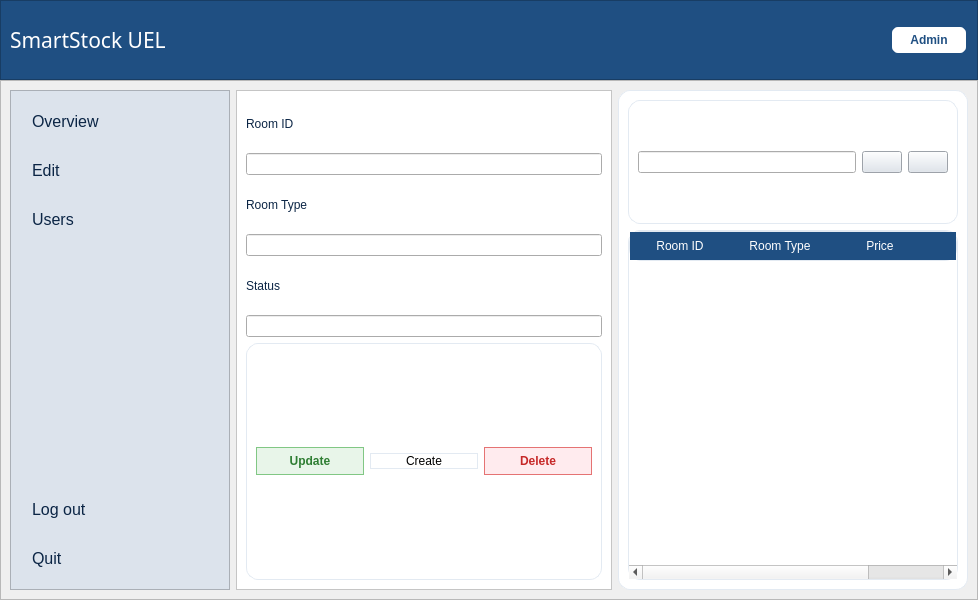
<?xml version="1.0" encoding="UTF-8"?>
<ui version="4.0">
 <class>MainWindow</class>
 <widget class="QMainWindow" name="MainWindow">
  <property name="geometry">
   <rect>
    <x>0</x>
    <y>0</y>
    <width>978</width>
    <height>600</height>
   </rect>
  </property>
  <property name="windowTitle">
   <string>MainWindow</string>
  </property>
  <widget class="QWidget" name="centralwidget">
   <layout class="QVBoxLayout" name="verticalLayout_2">
    <property name="spacing">
     <number>0</number>
    </property>
    <property name="leftMargin">
     <number>0</number>
    </property>
    <property name="topMargin">
     <number>0</number>
    </property>
    <property name="rightMargin">
     <number>0</number>
    </property>
    <property name="bottomMargin">
     <number>0</number>
    </property>
    <item>
     <layout class="QVBoxLayout" name="verticalLayout">
      <item>
       <widget class="QFrame" name="frame">
        <property name="minimumSize">
         <size>
          <width>0</width>
          <height>80</height>
         </size>
        </property>
        <property name="maximumSize">
         <size>
          <width>16777215</width>
          <height>80</height>
         </size>
        </property>
        <property name="styleSheet">
         <string notr="true">background-color: #1f4f82;</string>
        </property>
        <property name="frameShape">
         <enum>QFrame::StyledPanel</enum>
        </property>
        <property name="frameShadow">
         <enum>QFrame::Raised</enum>
        </property>
        <layout class="QHBoxLayout" name="horizontalLayout_2">
         <item>
          <layout class="QHBoxLayout" name="horizontalLayout">
           <item>
            <widget class="QLabel" name="label_3">
             <property name="font">
              <font>
               <family>Baskerville Old Face</family>
               <pointsize>16</pointsize>
              </font>
             </property>
             <property name="styleSheet">
              <string notr="true">color: rgb(255, 255, 255);</string>
             </property>
             <property name="text">
              <string>SmartStock UEL</string>
             </property>
             <property name="alignment">
              <set>Qt::AlignLeading|Qt::AlignLeft|Qt::AlignVCenter</set>
             </property>
            </widget>
           </item>
          </layout>
         </item>
         <item>
          <spacer name="horizontalSpacer">
           <property name="orientation">
            <enum>Qt::Horizontal</enum>
           </property>
           <property name="sizeHint" stdset="0">
            <size>
             <width>40</width>
             <height>20</height>
            </size>
           </property>
          </spacer>
         </item>
         <item>
          <widget class="QPushButton" name="pushButtonAdmin">
           <property name="styleSheet">
            <string notr="true">QPushButton {
    background-color: white;
    color: #1F4F82;
    border: 1.5px solid #1F4F82;
    border-radius: 8px;
    padding: 6px 18px;
    font-weight: 600;
}

QPushButton:hover {
    background-color: #1F4F82;
    color: white;
}

QPushButton:pressed {
    background-color: #163B63;
    color: white;
}</string>
           </property>
           <property name="text">
            <string>Admin</string>
           </property>
           <property name="icon">
            <iconset>
             <normaloff>../img/admin.png</normaloff>../img/admin.png</iconset>
           </property>
          </widget>
         </item>
        </layout>
       </widget>
      </item>
      <item>
       <widget class="QFrame" name="frame_2">
        <property name="frameShape">
         <enum>QFrame::StyledPanel</enum>
        </property>
        <property name="frameShadow">
         <enum>QFrame::Raised</enum>
        </property>
        <layout class="QHBoxLayout" name="horizontalLayout_4">
         <item>
          <layout class="QHBoxLayout" name="horizontalLayout_3">
           <item>
            <widget class="QFrame" name="frame_3">
             <property name="minimumSize">
              <size>
               <width>220</width>
               <height>0</height>
              </size>
             </property>
             <property name="maximumSize">
              <size>
               <width>220</width>
               <height>16777215</height>
              </size>
             </property>
             <property name="styleSheet">
              <string notr="true">QFrame {
    background-color: #DCE3EC;
}

QPushButton {
    background-color: transparent;
    color: white;
    border: none;
    text-align: left;
    padding: 12px 20px;
    font-size: 14px;
}

QPushButton:hover {
    background-color: #1565C0;
    border-radius: 8px;
}

QPushButton:checked {
    background-color: #1E88E5;
    border-radius: 8px;
}</string>
             </property>
             <property name="frameShape">
              <enum>QFrame::StyledPanel</enum>
             </property>
             <property name="frameShadow">
              <enum>QFrame::Raised</enum>
             </property>
             <layout class="QVBoxLayout" name="verticalLayout_3">
              <item>
               <layout class="QVBoxLayout" name="verticalLayout_4">
                <item>
                 <widget class="QPushButton" name="pushButtonOverview">
                  <property name="styleSheet">
                   <string notr="true">QPushButton {
    background-color: transparent;
    color:#0B2545;
    text-align: left;
    padding: 12px;
    font-size: 16px;
    border: none}
QPushButton:hover {background-color: rgba(255,255,255,0.2)}</string>
                  </property>
                  <property name="text">
                   <string>Overview</string>
                  </property>
                  <property name="icon">
                   <iconset>
                    <normaloff>../img/overview.png</normaloff>../img/overview.png</iconset>
                  </property>
                 </widget>
                </item>
                <item>
                 <widget class="QPushButton" name="pushButtonEdit">
                  <property name="styleSheet">
                   <string notr="true">QPushButton {
    background-color: transparent;
    color: #0B2545;
    text-align: left;
    padding: 12px;
    font-size: 16px;
    border: none}
QPushButton:hover {background-color: rgba(255,255,255,0.2)}</string>
                  </property>
                  <property name="text">
                   <string>Edit</string>
                  </property>
                  <property name="icon">
                   <iconset>
                    <normaloff>../img/edit.png</normaloff>../img/edit.png</iconset>
                  </property>
                 </widget>
                </item>
                <item>
                 <widget class="QPushButton" name="pushButtonUsers">
                  <property name="styleSheet">
                   <string notr="true">QPushButton {
    background-color: transparent;
    color: #0B2545;
    text-align: left;
    padding: 12px;
    font-size: 16px;
    border: none}
QPushButton:hover {background-color: rgba(255,255,255,0.2)}</string>
                  </property>
                  <property name="text">
                   <string>Users</string>
                  </property>
                  <property name="icon">
                   <iconset>
                    <normaloff>../img/users.png</normaloff>../img/users.png</iconset>
                  </property>
                 </widget>
                </item>
                <item>
                 <spacer name="verticalSpacer">
                  <property name="orientation">
                   <enum>Qt::Vertical</enum>
                  </property>
                  <property name="sizeHint" stdset="0">
                   <size>
                    <width>20</width>
                    <height>40</height>
                   </size>
                  </property>
                 </spacer>
                </item>
                <item>
                 <widget class="QPushButton" name="pushButtonLogOut">
                  <property name="styleSheet">
                   <string notr="true">QPushButton {
    background-color: transparent;
    color: #0B2545;
    text-align: left;
    padding: 12px;
    font-size: 16px;
    border: none}
QPushButton:hover {background-color: rgba(255,255,255,0.2)}</string>
                  </property>
                  <property name="text">
                   <string>Log out</string>
                  </property>
                  <property name="icon">
                   <iconset>
                    <normaloff>../img/log out.png</normaloff>../img/log out.png</iconset>
                  </property>
                 </widget>
                </item>
                <item>
                 <widget class="QPushButton" name="pushButtonQuit">
                  <property name="styleSheet">
                   <string notr="true">QPushButton {
    background-color: transparent;
    color: #0B2545;
    text-align: left;
    padding: 12px;
    font-size: 16px;
    border: none}
QPushButton:hover {background-color: rgba(255,255,255,0.2)}</string>
                  </property>
                  <property name="text">
                   <string>Quit</string>
                  </property>
                  <property name="icon">
                   <iconset>
                    <normaloff>../img/quit.png</normaloff>../img/quit.png</iconset>
                  </property>
                 </widget>
                </item>
               </layout>
              </item>
             </layout>
            </widget>
           </item>
           <item>
            <widget class="QFrame" name="frame_5">
             <property name="styleSheet">
              <string notr="true">
QFrame {
    background-color: white;
}</string>
             </property>
             <property name="frameShape">
              <enum>QFrame::StyledPanel</enum>
             </property>
             <property name="frameShadow">
              <enum>QFrame::Raised</enum>
             </property>
             <layout class="QVBoxLayout" name="verticalLayout_10">
              <item>
               <layout class="QVBoxLayout" name="verticalLayout_9">
                <item>
                 <layout class="QVBoxLayout" name="verticalLayout_11">
                  <item>
                   <widget class="QLabel" name="roomIDLabel">
                    <property name="styleSheet">
                     <string notr="true">    color: #0B2545;</string>
                    </property>
                    <property name="text">
                     <string>Room ID</string>
                    </property>
                   </widget>
                  </item>
                  <item>
                   <widget class="QLineEdit" name="LineEditRoomID"/>
                  </item>
                  <item>
                   <widget class="QLabel" name="roomTypeLabel">
                    <property name="styleSheet">
                     <string notr="true">    color: #0B2545;</string>
                    </property>
                    <property name="text">
                     <string>Room Type</string>
                    </property>
                   </widget>
                  </item>
                  <item>
                   <widget class="QLineEdit" name="LineEditRoomType"/>
                  </item>
                  <item>
                   <widget class="QLabel" name="statusLabel">
                    <property name="styleSheet">
                     <string notr="true">    color: #0B2545;</string>
                    </property>
                    <property name="text">
                     <string>Status</string>
                    </property>
                   </widget>
                  </item>
                  <item>
                   <widget class="QLineEdit" name="LineEditStatus"/>
                  </item>
                 </layout>
                </item>
                <item>
                 <widget class="QFrame" name="frame_7">
                  <property name="styleSheet">
                   <string notr="true">
    border-radius: 12px;
    border: 1px solid #E3EAF2;</string>
                  </property>
                  <property name="frameShape">
                   <enum>QFrame::StyledPanel</enum>
                  </property>
                  <property name="frameShadow">
                   <enum>QFrame::Raised</enum>
                  </property>
                  <layout class="QHBoxLayout" name="horizontalLayout_8">
                   <item>
                    <layout class="QHBoxLayout" name="horizontalLayout_7">
                     <item>
                      <widget class="QPushButton" name="pushButtonUpdate">
                       <property name="styleSheet">
                        <string notr="true">QPushButton {
    background-color: #E8F5E9;     
    border: 1px solid #81C784;
    border-radius: 15px;
    padding: 6px 15px;
    color: #2E7D32;
    font-weight: 500;
}

QPushButton:checked {
    background-color: #66BB6A;
    color: white;
}

QPushButton:hover {
    background-color: #4CAF50;
    color: white;
}</string>
                       </property>
                       <property name="text">
                        <string>Update</string>
                       </property>
                       <property name="icon">
                        <iconset>
                         <normaloff>../img/update.png</normaloff>../img/update.png</iconset>
                       </property>
                      </widget>
                     </item>
                     <item>
                      <widget class="QPushButton" name="pushButtonCreate">
                       <property name="styleSheet">
                        <string notr="true">QPushButton {
    background-color: #E3F2FD;
    border: 1px solid #1565C0;
    border-radius: 15px;
    padding: 6px 15px;
    color: #0D47A1;
    font-weight: 500;
}

QPushButton:checked {
    background-color: #1565C0;
    color: white;
}

QPushButton:hover {
    background-color: #1E88E5;
    color: white;
}.</string>
                       </property>
                       <property name="text">
                        <string>Create</string>
                       </property>
                       <property name="icon">
                        <iconset>
                         <normaloff>../img/create.png</normaloff>../img/create.png</iconset>
                       </property>
                      </widget>
                     </item>
                     <item>
                      <widget class="QPushButton" name="pushButtonDelete">
                       <property name="styleSheet">
                        <string notr="true">QPushButton {
    background-color: #FFEBEE;
    border: 1px solid #E57373;
    border-radius: 15px;
    padding: 6px 15px;
    color: #C62828;
    font-weight: 500;
}

QPushButton:checked {
    background-color: #E57373;
    color: white;
}

QPushButton:hover {
    background-color: #EF5350;
    color: white;
}</string>
                       </property>
                       <property name="text">
                        <string>Delete</string>
                       </property>
                       <property name="icon">
                        <iconset>
                         <normaloff>../img/delete.png</normaloff>../img/delete.png</iconset>
                       </property>
                      </widget>
                     </item>
                    </layout>
                   </item>
                  </layout>
                 </widget>
                </item>
               </layout>
              </item>
             </layout>
            </widget>
           </item>
           <item>
            <widget class="QFrame" name="frame_4">
             <property name="minimumSize">
              <size>
               <width>350</width>
               <height>0</height>
              </size>
             </property>
             <property name="maximumSize">
              <size>
               <width>350</width>
               <height>16777215</height>
              </size>
             </property>
             <property name="styleSheet">
              <string notr="true">
QFrame {
    background-color: white;
    border-radius: 12px;
    border: 1px solid #E3EAF2;
}</string>
             </property>
             <property name="frameShape">
              <enum>QFrame::StyledPanel</enum>
             </property>
             <property name="frameShadow">
              <enum>QFrame::Raised</enum>
             </property>
             <layout class="QVBoxLayout" name="verticalLayout_6">
              <item>
               <layout class="QVBoxLayout" name="verticalLayout_5">
                <item>
                 <widget class="QFrame" name="frame_6">
                  <property name="frameShape">
                   <enum>QFrame::StyledPanel</enum>
                  </property>
                  <property name="frameShadow">
                   <enum>QFrame::Raised</enum>
                  </property>
                  <layout class="QHBoxLayout" name="horizontalLayout_6">
                   <item>
                    <layout class="QHBoxLayout" name="horizontalLayout_5">
                     <item>
                      <widget class="QLineEdit" name="lineEdit"/>
                     </item>
                     <item>
                      <widget class="QPushButton" name="pushButtonSearch">
                       <property name="styleSheet">
                        <string notr="true">background-color: #DCE3EC;</string>
                       </property>
                       <property name="text">
                        <string/>
                       </property>
                       <property name="icon">
                        <iconset>
                         <normaloff>../img/search (1).png</normaloff>../img/search (1).png</iconset>
                       </property>
                      </widget>
                     </item>
                     <item>
                      <widget class="QPushButton" name="pushButtonReload">
                       <property name="styleSheet">
                        <string notr="true">background-color: #DCE3EC;</string>
                       </property>
                       <property name="text">
                        <string/>
                       </property>
                       <property name="icon">
                        <iconset>
                         <normaloff>../img/reload.png</normaloff>../img/reload.png</iconset>
                       </property>
                      </widget>
                     </item>
                    </layout>
                   </item>
                  </layout>
                 </widget>
                </item>
                <item>
                 <widget class="QTableWidget" name="tableWidget">
                  <property name="maximumSize">
                   <size>
                    <width>16777215</width>
                    <height>350</height>
                   </size>
                  </property>
                  <property name="styleSheet">
                   <string notr="true">QTableWidget {
    background-color: white;
    border: 1px solid #E3EAF2;
}

QHeaderView::section {
    background-color: #1F4F82;
    color: white;
    padding: 6px;
    border: none;
}</string>
                  </property>
                  <column>
                   <property name="text">
                    <string>Room ID</string>
                   </property>
                  </column>
                  <column>
                   <property name="text">
                    <string>Room Type</string>
                   </property>
                  </column>
                  <column>
                   <property name="text">
                    <string>Price</string>
                   </property>
                  </column>
                  <column>
                   <property name="text">
                    <string>Status</string>
                   </property>
                  </column>
                 </widget>
                </item>
               </layout>
              </item>
             </layout>
            </widget>
           </item>
          </layout>
         </item>
        </layout>
       </widget>
      </item>
     </layout>
    </item>
   </layout>
  </widget>
 </widget>
 <resources/>
 <connections/>
</ui>
